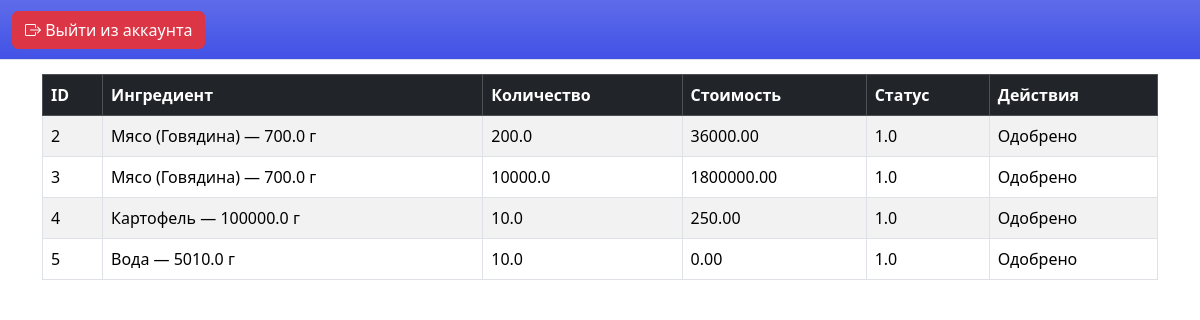
/canadmin/view_orders, run on the app's committed database.
### cook/models.py (models this page shows, shortened)
class Order(models.Model):
    ingredient = models.ForeignKey(Ingredient, on_delete=models.CASCADE)
    amount = models.FloatField()
    cost = models.DecimalField(max_digits=10, decimal_places=2)
    status = models.FloatField()

class Ingredient(models.Model):
    title = models.CharField(max_length=255)
    amount = models.FloatField(default=0)
    cost = models.DecimalField(max_digits=10, decimal_places=2)
    picture = models.ImageField(upload_to="pictures/ingredients", null=True, blank=True)
    def __str__(self):
        return f"{self.title} — {self.amount} г"

### canadmin/views.py (the view)
# urls.py: path('view_orders', views.vieworders, name='admin_view_orders'),
def vieworders(request: HttpRequest) -> HttpResponse:
    orderdict = Order.objects.all()
    return render(request, 'canadmin/orders.html', context={'orders': orderdict})

### templates/canadmin/orders.html
{% extends 'canadmin/main.html' %}
{% block content %}
<div class="container mt-4">
    <h3 class="mb-3">Заказы</h3>
    <table class="table table-striped table-bordered table-hover">
        <thead class="table-dark">
            <tr>
                <th>ID</th>
                <th>Ингредиент</th>
                <th>Количество</th>
                <th>Стоимость</th>
                <th>Статус</th>
                <th>Действия</th>
            </tr>
        </thead>
        <tbody>
            {% for order in orders %}
            <tr>
                <td>{{ order.id }}</td>
                <td>{{ order.ingredient }}</td>
                <td>{{ order.amount }}</td>
                <td>{{ order.cost }}</td>
                <td>{{ order.status }}</td>
                <td>
                    {% if order.status != 1 %}
                    <div class="d-flex gap-2">
                        <form method="post" action="{% url 'change_order_status' order.id %}">
                            {% csrf_token %}
                            <input type="hidden" name="status">
                            <button type="submit" class="btn btn-success btn-sm">Одобрить</button>
                        </form>
                        <form method="post" action="{% url 'change_order_status' order.id %}">
                            {% csrf_token %}
                        </form>
                    </div>
                    {% else %}
                    Одобрено
                    {% endif %}
                </td>
            </tr>
            {% endfor %}
        </tbody>
    </table>
</div>
{% endblock %}

### templates/canadmin/main.html (shortened to what this page needs)
{% extends 'base/base_cook.html' %}

### templates/base/base_cook.html (shortened to what this page needs)
{%load static %}
<!DOCTYPE html>
<html>
<head>
</head>
<body>
    <link href="https://cdn.jsdelivr.net/npm/bootstrap@5.3.8/dist/css/bootstrap.min.css" rel="stylesheet">
    <link rel="stylesheet" href="https://cdn.jsdelivr.net/npm/bootstrap-icons@1.10.0/font/bootstrap-icons.css">
    <nav class="navbar bg-top bg-gradient text-white fixed-top border-bottom py-2" style="min-height: 60px;">
        <div class="container-fluid d-flex justify-content-between align-items-center position-relative">
            <a href="{% url 'logout' %}" class="btn btn-danger"><i class="bi bi-box-arrow-right"></i> Выйти из аккаунта</a>
        </div>
    </nav>
{% block content %}
{% endblock %}
</body>
</html>

### templates/base/base_cook.html (style rules this page uses)
.bg-top { background-color: #4252e6; }

### templates/canadmin/main.html (style rules this page uses)
.bg-top { background-color: #4252e6; }

### data on the page
Order: id "2", ingredient "Мясо (Говядина) — 700.0 г", amount "200.0", cost "36000.00", status "1.0", shows "Одобрено"
Order: id "3", ingredient "Мясо (Говядина) — 700.0 г", amount "10000.0", cost "1800000.00", status "1.0", shows "Одобрено"
Order: id "4", ingredient "Картофель — 100000.0 г", amount "10.0", cost "250.00", status "1.0", shows "Одобрено"
Order: id "5", ingredient "Вода — 5010.0 г", amount "10.0", cost "0.00", status "1.0", shows "Одобрено"
